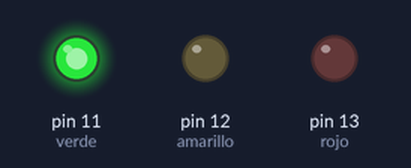
Recording of a sketch running on a simulated Arduino Uno, built with avr-gcc and run on an emulated ATmega328P. Parts: output pins drawn as LEDs (lit = HIGH).

Above: at 1.5 s.
At 3.2 s:
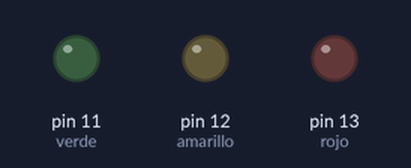
At 4.5 s:
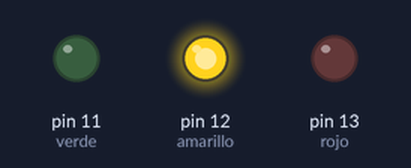
At 7.0 s:
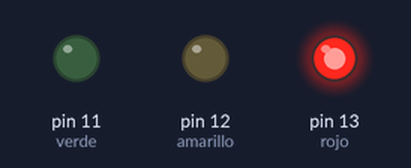
Timing chart, 0 to 11.1 s (numbered marks = the images above):
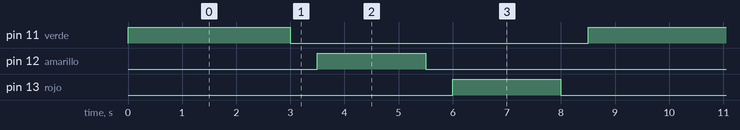

The sketch:

prueva_semaforo.ino
```cpp
int rojo=13;      //definimos el valor del pin para el led rojo
int amarillo=12;  //definimos el valor del pin para el led amarillo
int verde=11;     //definimos el valor del pin para el led verde
void setup() {
  // put your setup code here, to run once:
   pinMode(verde,OUTPUT);   //declaramos el pin verde como salida
  pinMode(amarillo,OUTPUT);//declaramos el pin amarillo como salida
  pinMode(rojo,OUTPUT);    //declaramos el pin rojo como salida


}

void loop() {
 digitalWrite(verde,HIGH); //encendemos el led rojo
 delay(3000);             //esperamos 2 segundos
 digitalWrite(verde,LOW);  //apagamos el led rojo
 delay(500);              //esperamos medio segundo

 digitalWrite(amarillo,HIGH); //encendemos el led amarillo
 delay(2000);                 //esperamos 2 segundos
 digitalWrite(amarillo,LOW);  //apagamos el led amarillo
 delay(500);                  //esperamos medio segundo

 digitalWrite(rojo,HIGH); //encendemos el led verde
 delay(2000);              //esperamos 2 segundos
 digitalWrite(rojo,LOW);  //apagamos el led verde
 delay(500);               //esperamos medio segundo

}
```

Measured:
- by itself, pin 11 (verde): alternates HIGH for 3.0 s and LOW for 5.5 s
- by itself, pin 12 (amarillo), pin 13 (rojo): alternates HIGH for 2.0 s and LOW for 6.5 s
- by itself, everything shown: repeats every 8.5 s, in 6 steps
